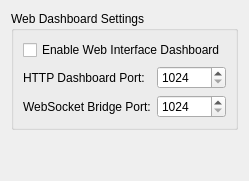
   <widget class="QWidget" name="page_webUi">
    <layout class="QVBoxLayout" name="verticalLayout_web">
     <item>
      <widget class="QGroupBox" name="groupBox_web">
       <property name="title">
        <string>Web Dashboard Settings</string>
       </property>
       <layout class="QFormLayout" name="formLayout_web">
        <item row="0" column="0" colspan="2">
         <widget class="QCheckBox" name="cbEnableWebUi">
          <property name="text">
           <string>Enable Web Interface Dashboard</string>
          </property>
         </widget>
        </item>
        <item row="1" column="0">
         <widget class="QLabel" name="label_http">
          <property name="text">
           <string>HTTP Dashboard Port:</string>
          </property>
         </widget>
        </item>
        <item row="1" column="1">
         <widget class="QSpinBox" name="sbHttpPort">
          <property name="minimum">
           <number>1024</number>
          </property>
          <property name="maximum">
           <number>65535</number>
          </property>
         </widget>
        </item>
        <item row="2" column="0">
         <widget class="QLabel" name="label_ws">
          <property name="text">
           <string>WebSocket Bridge Port:</string>
          </property>
         </widget>
        </item>
        <item row="2" column="1">
         <widget class="QSpinBox" name="sbWsPort">
          <property name="minimum">
           <number>1024</number>
          </property>
          <property name="maximum">
           <number>65535</number>
          </property>
         </widget>
        </item>
       </layout>
      </widget>
     </item>
     <item>
      <spacer name="verticalSpacer_web">
       <property name="orientation">
        <enum>Qt::Orientation::Vertical</enum>
       </property>
       <property name="sizeHint" stdset="0">
        <size>
         <width>20</width>
         <height>40</height>
        </size>
       </property>
      </spacer>
     </item>
    </layout>
   </widget>
